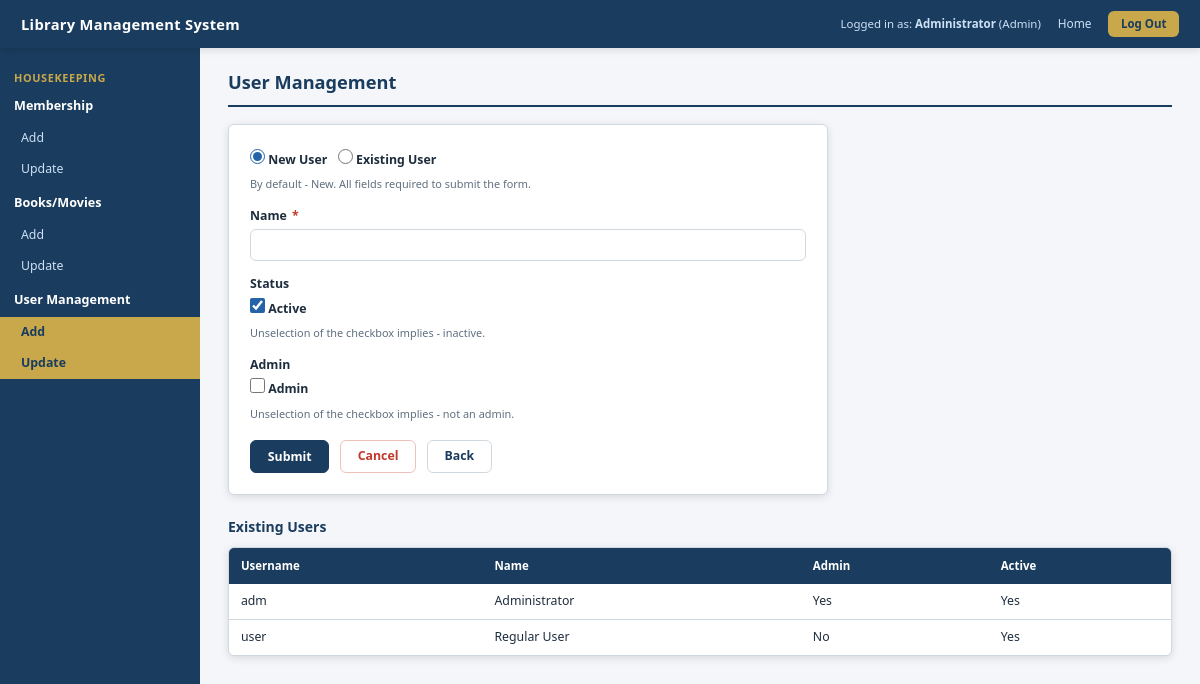
The page /maintenance/user-management (signed in) on the database its author committed.
### tables this page shows
CREATE TABLE users (
        id INTEGER PRIMARY KEY AUTOINCREMENT,
        username TEXT UNIQUE NOT NULL,
        password TEXT NOT NULL,
        name TEXT NOT NULL,
        is_admin INTEGER DEFAULT 0,
        is_active INTEGER DEFAULT 1
    );

### app.py (the view, shortened to what this page needs)
@app.route('/maintenance/user-management', methods=['GET', 'POST'])
@admin_required
def user_management():
    db = get_db()
    users_list = db.execute("SELECT * FROM users ORDER BY name").fetchall()
    db.close()
    return render_template('user_management.html', users_list=users_list, form={})

### app.py (called while the page is built)
def admin_required(f):
    @wraps(f)
    def decorated(*args, **kwargs):
        if 'user_id' not in session:
            return redirect(url_for('login'))
        if not session.get('is_admin'):
            flash('Admin access required.', 'error')
            return redirect(url_for('home'))
        return f(*args, **kwargs)
    return decorated

### database.py (called while the page is built)
def get_db():
    conn = sqlite3.connect(DATABASE)
    conn.row_factory = sqlite3.Row
    conn.execute("PRAGMA foreign_keys = ON")
    return conn

### templates/user_management.html (shortened to what this page needs)
{% extends 'base.html' %}
{% block sidebar %}
<div class="sidebar">
    <span class="sidebar-heading">Housekeeping</span>
    <div class="sidebar-section">
        <span class="sidebar-link top-level" style="cursor:default;">Membership</span>
        <a href="{{ url_for('add_membership') }}" class="sidebar-link">Add</a>
        <a href="{{ url_for('update_membership') }}" class="sidebar-link">Update</a>
    </div>
    <div class="sidebar-section">
        <span class="sidebar-link top-level" style="cursor:default;">Books/Movies</span>
        <a href="{{ url_for('add_book') }}" class="sidebar-link">Add</a>
        <a href="{{ url_for('update_book') }}" class="sidebar-link">Update</a>
    </div>
    <div class="sidebar-section">
        <span class="sidebar-link top-level" style="cursor:default;">User Management</span>
        <a href="{{ url_for('user_management') }}" class="sidebar-link active">Add</a>
        <a href="{{ url_for('user_management') }}" class="sidebar-link active">Update</a>
    </div>
</div>
{% endblock %}
{% block content %}
<div class="page-title">User Management</div>
<div class="form-section" style="margin-bottom:1.5rem;">
    <form method="POST" action="{{ url_for('user_management') }}">
        <div class="form-group">
            <div class="radio-group">
                <label class="radio-item">
                    <input type="radio" name="user_type" value="new" id="radio_new"
                           {% if form.get('user_type', 'new') == 'new' %}checked{% endif %}
                           onchange="toggleExisting()"> New User
                </label>
                <label class="radio-item">
                    <input type="radio" name="user_type" value="existing" id="radio_existing"
                           onchange="toggleExisting()"> Existing User
                </label>
            </div>
            <div class="field-note">By default - New. All fields required to submit the form.</div>
        </div>
        <div class="form-group">
            <label>Name <span class="required">*</span></label>
            <input type="text" name="name" class="form-control" required value="{{ form.get('name', '') }}">
        </div>
        <div class="form-group">
            <label>Status</label>
            <div class="check-group">
                <label class="check-item">
                    <input type="checkbox" name="is_active" {% if form.get('is_active') or not form %}checked{% endif %}> Active
                </label>
            </div>
            <div class="field-note">Unselection of the checkbox implies - inactive.</div>
        </div>
        <div class="form-group">
            <label>Admin</label>
            <div class="check-group">
                <label class="check-item">
                    <input type="checkbox" name="is_admin" {% if form.get('is_admin') %}checked{% endif %}> Admin
                </label>
            </div>
            <div class="field-note">Unselection of the checkbox implies - not an admin.</div>
        </div>
        <div class="btn-row">
            <button type="submit" class="btn btn-primary">Submit</button>
            <a href="{{ url_for('cancel') }}" class="btn btn-cancel">Cancel</a>
            <a href="{{ url_for('maintenance') }}" class="btn btn-secondary">Back</a>
        </div>
    </form>
</div>
<h3 style="font-size:1rem; color:var(--primary); margin-bottom:0.75rem;">Existing Users</h3>
<div class="table-wrapper">
    <table>
        <thead>
            <tr>
                <th>Username</th>
                <th>Name</th>
                <th>Admin</th>
                <th>Active</th>
            </tr>
        </thead>
        <tbody>
            {% for u in users_list %}
            <tr>
                <td>{{ u['username'] }}</td>
                <td>{{ u['name'] }}</td>
                <td>{{ 'Yes' if u['is_admin'] else 'No' }}</td>
                <td>{{ 'Yes' if u['is_active'] else 'No' }}</td>
            </tr>
            {% endfor %}
        </tbody>
    </table>
</div>
{% endblock %}

### templates/base.html (shortened to what this page needs)
<!DOCTYPE html>
<html lang="en">
<head>
    <link rel="stylesheet" href="{{ url_for('static', filename='css/style.css') }}">
</head>
<body>
<div class="top-bar">
    <div class="top-bar-title">Library Management System</div>
    <div class="top-bar-right">
        <span class="user-info">Logged in as: <strong>{{ session.get('name') }}</strong>{% if session.get('is_admin') %} (Admin){% endif %}</span>
        <a href="{{ url_for('home') }}">Home</a>
        <a href="{{ url_for('logout') }}" class="logout-btn">Log Out</a>
    </div>
</div>
<div class="page-wrapper">
    {% block sidebar %}{% endblock %}
    <div class="main-content">
        {% block content %}{% endblock %}
    </div>
</div>
</body>
</html>

### rows shown on the page
users: get "Administrator", username "adm", name "Administrator", is_admin "Yes", is_active "Yes"
users: username "user", name "Regular User", is_admin "No", is_active "Yes"
